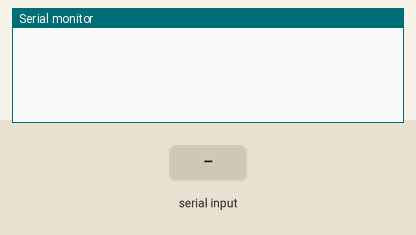
Simulated run of this sketch. Board: SparkFun Pro Micro, built with avr-gcc and run on an emulated ATmega32U4. Shown: the last lines printed to the serial monitor. Inputs (shaded band) come from the test bench.

Above: at 1.8 s.
1.9 s: "h" received over Serial
At 2.9 s:
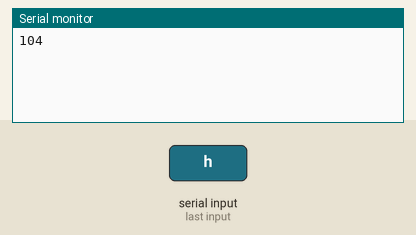
4.0 s: "h" received over the second serial link
At 5.8 s:
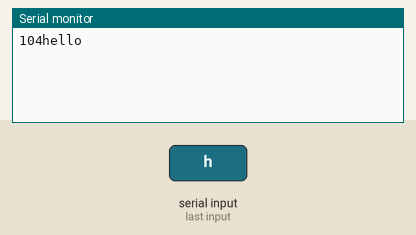
6.1 s: "1" received over Serial
At 7.3 s:
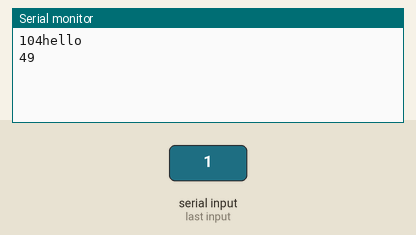

Measured:
- after the input at 1.9 s, the serial monitor: prints a new line after 0.60 s (image 1)
- after the input at 4.0 s, the serial monitor: prints a new line after 0.64 s (image 2)
- after the input at 6.1 s, the serial monitor: prints a new line after 0.60 s (image 3)

The sketch:

KP_promicro.ino
```cpp
/**
 * KP_promicro.ino
 * Example
 *
 */

const int BAUDRATE = 115200;  // bits/sec
const int BURST_DELAY = 50;   // ms between flashes

// runs once on power up
void setup() {
  Serial.begin(BAUDRATE);
  Serial1.begin(BAUDRATE); // begin Bluetooth connection (RX1 and TX0)
  RXBurst();
  TXBurst();
}

// runs continuously
void loop() {
  if (Serial1.available()) {
    RXBurst();
    int input = Serial1.read();
    if (input == 'h') {
      TXBurst();
    }
    Serial.println("hello");
  }
  if (Serial.available()) {
    RXBurst();
    TXBurst();
    Serial.print(Serial.read());
  }
}

// makes RX (yellow) LED blink three times
void RXBurst() {
  int RXLED = 17;
  digitalWrite(RXLED, LOW);
  delay(BURST_DELAY);
  digitalWrite(RXLED, HIGH);
  delay(BURST_DELAY);
  digitalWrite(RXLED, LOW);
  delay(BURST_DELAY);
  digitalWrite(RXLED, HIGH);
  delay(BURST_DELAY);
  digitalWrite(RXLED, LOW);
  delay(BURST_DELAY);
  digitalWrite(RXLED, HIGH);
  delay(BURST_DELAY);
}

// makes TX (green) LED blink three times
void TXBurst() {
  TXLED1;
  delay(BURST_DELAY);
  TXLED0;
  delay(BURST_DELAY);
  TXLED1;
  delay(BURST_DELAY);
  TXLED0;
  delay(BURST_DELAY);
  TXLED1;
  delay(BURST_DELAY);
  TXLED0;
  delay(BURST_DELAY);
}
```
